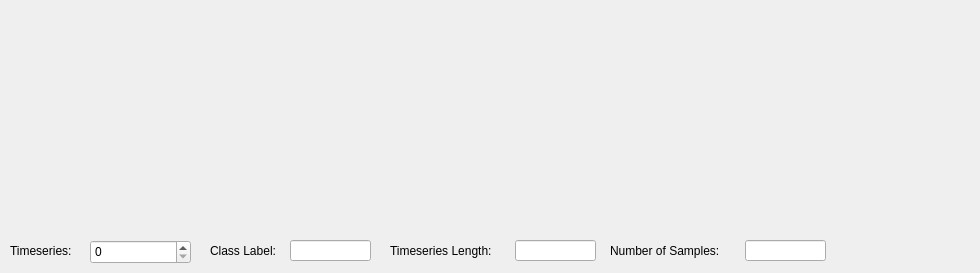
       <widget class="QWidget" name="tab_22">
        <attribute name="title">
         <string>Page</string>
        </attribute>
        <widget class="QCustomPlot" name="dataLabellingTool_timeseriesMode_timeseriesPlot" native="true">
         <property name="geometry">
          <rect>
           <x>5</x>
           <y>5</y>
           <width>966</width>
           <height>226</height>
          </rect>
         </property>
        </widget>
        <widget class="QLineEdit" name="dataLabellingTool_timeseriesMode_timeseriesLength">
         <property name="geometry">
          <rect>
           <x>515</x>
           <y>240</y>
           <width>81</width>
           <height>21</height>
          </rect>
         </property>
        </widget>
        <widget class="QLabel" name="label_195">
         <property name="geometry">
          <rect>
           <x>390</x>
           <y>240</y>
           <width>121</width>
           <height>21</height>
          </rect>
         </property>
         <property name="text">
          <string>Timeseries Length:</string>
         </property>
        </widget>
        <widget class="QLabel" name="label_196">
         <property name="geometry">
          <rect>
           <x>610</x>
           <y>240</y>
           <width>131</width>
           <height>21</height>
          </rect>
         </property>
         <property name="text">
          <string>Number of Samples:</string>
         </property>
        </widget>
        <widget class="QSpinBox" name="dataLabellingTool_timeseriesMode_timeseriesIndex">
         <property name="geometry">
          <rect>
           <x>90</x>
           <y>240</y>
           <width>101</width>
           <height>24</height>
          </rect>
         </property>
        </widget>
        <widget class="QLineEdit" name="dataLabellingTool_timeseriesMode_classLabel">
         <property name="geometry">
          <rect>
           <x>290</x>
           <y>240</y>
           <width>81</width>
           <height>21</height>
          </rect>
         </property>
        </widget>
        <widget class="QLabel" name="label_193">
         <property name="geometry">
          <rect>
           <x>10</x>
           <y>240</y>
           <width>81</width>
           <height>21</height>
          </rect>
         </property>
         <property name="text">
          <string>Timeseries:</string>
         </property>
        </widget>
        <widget class="QLabel" name="label_194">
         <property name="geometry">
          <rect>
           <x>210</x>
           <y>240</y>
           <width>81</width>
           <height>21</height>
          </rect>
         </property>
         <property name="text">
          <string>Class Label:</string>
         </property>
        </widget>
        <widget class="QLineEdit" name="dataLabellingTool_timeseriesMode_numSamples">
         <property name="geometry">
          <rect>
           <x>745</x>
           <y>240</y>
           <width>81</width>
           <height>21</height>
          </rect>
         </property>
        </widget>
       </widget>
